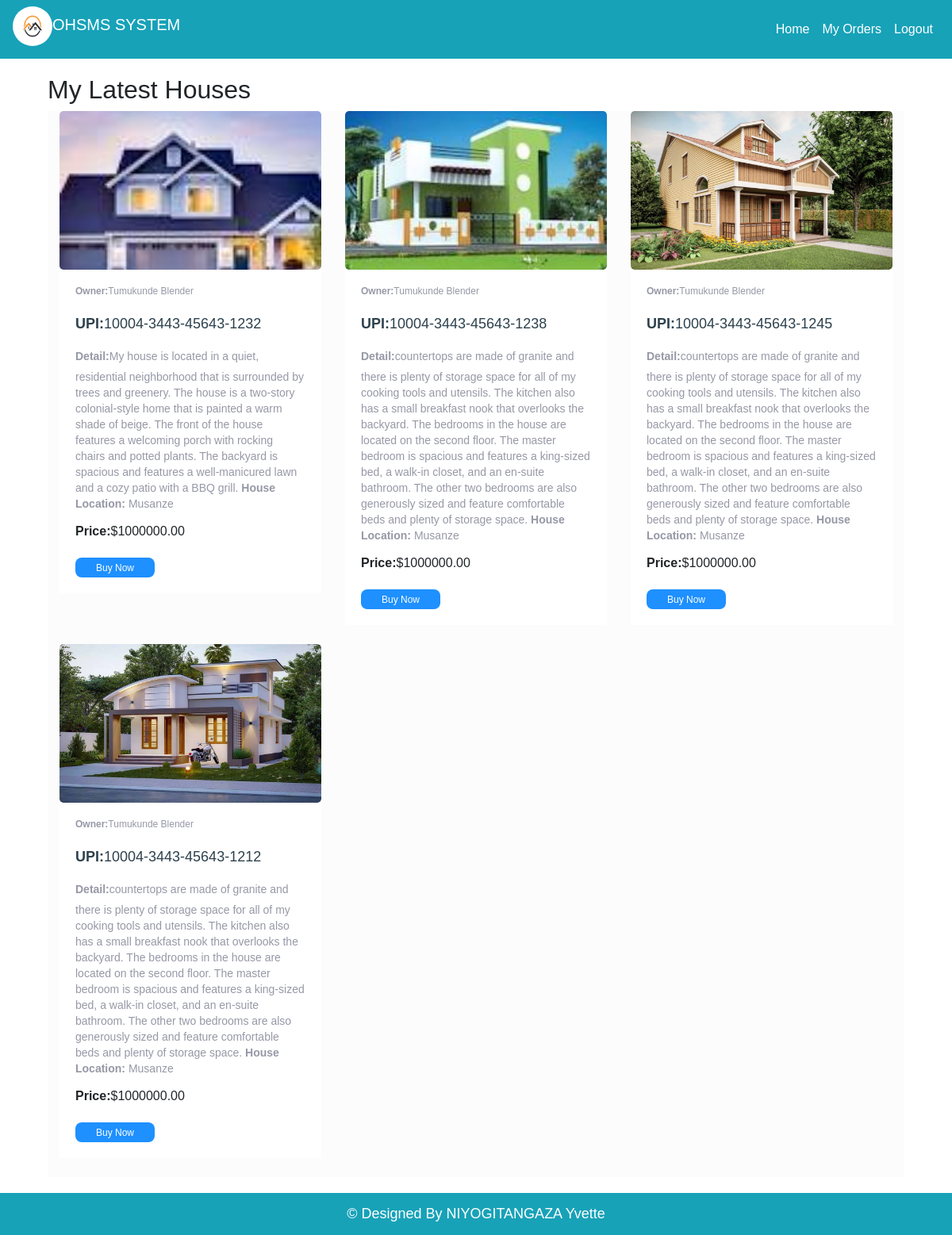
Screenshot of /Buyer/index.php (signed in) with the database file from the repository.
### tables this page shows
CREATE TABLE `house` (
  `id` int(11) NOT NULL,
  `upiNumber` varchar(100) NOT NULL,
  `description` text DEFAULT NULL,
  `price` decimal(10,2) NOT NULL,
  `location` varchar(100) NOT NULL,
  `sellerId` int(11) DEFAULT NULL,
  `pic` text DEFAULT NULL,
  `date_done` date NOT NULL DEFAULT current_timestamp(),
  `status` varchar(20) DEFAULT 'Available'
);

CREATE TABLE `user` (
  `id` int(11) NOT NULL,
  `name` varchar(100) NOT NULL,
  `email` varchar(100) NOT NULL,
  `mobileNumber` varchar(20) NOT NULL,
  `securityQuestion` varchar(255) NOT NULL,
  `answer` varchar(255) NOT NULL,
  `password` varchar(100) NOT NULL,
  `address` varchar(255) NOT NULL,
  `city` varchar(50) NOT NULL,
  `state` varchar(50) NOT NULL,
  `country` varchar(50) NOT NULL,
  `role` varchar(30) NOT NULL DEFAULT 'buyer',
  `date_done` date NOT NULL DEFAULT current_timestamp(),
  `status` varchar(20) DEFAULT 'Active'
);

### Administrator/ohsms.php (called while the page is built, shortened)
<?php
class OHSMS {
    public static function getAvailableHouses() {
        $conn = getDBConnection();
        $stmt = $conn->prepare("SELECT *,house.id as house_id FROM house,user WHERE house.sellerId=user.id and house.status = 'Available' group by house.id");
        $stmt->execute();
        $houses = array();
        while ($row = $stmt->fetch(PDO::FETCH_ASSOC)) {
            $houses[] = $row;
        }
        return $houses;
    }
}
?>

### Buyer/index.php (the view, shortened to what this page needs)
<?php
include 'header.php';
$houses = OHSMS::getAvailableHouses();
?>
<div class="about-section">
  <div class="section-title">
    <h2>My Latest Houses</h2>
  </div>
  <section id="Blog" class="container">
    <div class="row">
      <?php
      $count = 0;
      foreach ($houses as $house) {
        if ($count % 3 == 0) {
          echo '</div><div class="row">';
        }
        ?>
        <div class="col-md-4 mb-4">
          <div class="blog">
            <div class="blog_image" style="width: 100%; height: 200px; overflow: hidden;">
              <?php if (file_exists("../Administrator/" . $house['pic'])) : ?>
                <img src="<?php echo "../Administrator/" . $house['pic']; ?>" class="img-fluid rounded" style="width: 100%; height: 100%; object-fit: cover;" alt="Blog" />
              <?php else : ?>
                <div style="height: 100%; background-color: #ccc;"></div>
              <?php endif; ?>
            </div>
            <div class="blog_body">
              <div>
                <p class="author"><label><b>Owner: </b></label><?php echo $house['name']; ?></p>
              </div>
              <div>
                <h3 class="blog_title"><label><b>UPI: </b></label><?php echo $house['upiNumber']; ?></h3>
              </div>
              <div>
                <p class="blog_desc"><label><b>Detail: </b></label><?php echo $house['description']; ?> <b>House Location: </b><?php echo $house['location']; ?></p>
              </div>
              <div>
                <p class="price"><label><b>Price: </b></label><?php echo "$" . $house['price']; ?></p>
              </div>
              <div class="d-flex justify-content-between align-items-center">
                <button class="btn btn-primary btn-sm" data-toggle="modal" data-target="#buyModal<?php echo $house['house_id']; ?>" style="height: 25px; padding: 2px; font-size: 12px; width:100px; margin-top: 0px;">Buy Now</button>
              </div>
            </div>
          </div>
        </div>
      <?php
        $count++;
      }
      ?>
    </div>
  </section>
</div>
<?php include 'footer.php'; ?>

### style.css (style rules this page uses)
* { padding: 0; margin: 0; box-sizing: border-box; list-style: none; font-family: "Poppins", sans-serif; line-height: normal; }
:root { --black: #000000e6; --blue: dodgerblue; --gray: #eae2e2; --white: #fff; --lighterblack: #ffffff14; }
html { scroll-behavior: smooth; }
.btn { padding: 16px 20px; color: white; background-color: dodgerblue; border-radius: 8px; border: 0; outline: 0; }
.about-section { padding: 20px 5%; }
#Blog { background: hsla(0, 0%, 98%, 0.662); }
.blog_image { height: 40%; border-radius: 5px; overflow: hidden; }
.blog_image img { width: 100%; height: 100%; object-fit: cover; background-position: center; }
.blog_body { padding: 20px; background-color: white; }
.blog_body .author { font-size: 12px; font-weight: 400; color: hsl(233, 8%, 62%); }
.blog_title { font-size: 18px; color: hsl(203, 26%, 24%); font-weight: 400; margin: 12px 0; transition: color 0.4s ease-in-out; }
.blog_desc { color: hsl(233, 8%, 62%); font-size: 14px; font-weight: 400; line-height: 20px; }

### rows the page displays
house: pic (picture), user.name "Tumukunde Blender", upiNumber "10004-3443-45643-1232", description "My house is located in a quiet, residential neighborhood that is surrounded by trees and greenery. The house is a two-story colonial-style home that is painted a warm shade of beige. The front of the house features a welcoming porch with rocking chairs and potted plants. The backyard is spacious and features a well-manicured lawn and a cozy patio with a BBQ grill.", location "Musanze", price "1000000.00"
house: pic (picture), user.name "Tumukunde Blender", upiNumber "10004-3443-45643-1238", description "countertops are made of granite and there is plenty of storage space for all of my cooking tools and utensils. The kitchen also has a small breakfast nook that overlooks the backyard. The bedrooms in the house are located on the second floor. The master bedroom is spacious and features a king-sized bed, a walk-in closet, and an en-suite bathroom. The other two bedrooms are also generously sized and feature comfortable beds and plenty of storage space.", location "Musanze", price "1000000.00"
house: pic (picture), user.name "Tumukunde Blender", upiNumber "10004-3443-45643-1245", description "countertops are made of granite and there is plenty of storage space for all of my cooking tools and utensils. The kitchen also has a small breakfast nook that overlooks the backyard. The bedrooms in the house are located on the second floor. The master bedroom is spacious and features a king-sized bed, a walk-in closet, and an en-suite bathroom. The other two bedrooms are also generously sized and feature comfortable beds and plenty of storage space.", location "Musanze", price "1000000.00"
house: pic (picture), user.name "Tumukunde Blender", upiNumber "10004-3443-45643-1212", description "countertops are made of granite and there is plenty of storage space for all of my cooking tools and utensils. The kitchen also has a small breakfast nook that overlooks the backyard. The bedrooms in the house are located on the second floor. The master bedroom is spacious and features a king-sized bed, a walk-in closet, and an en-suite bathroom. The other two bedrooms are also generously sized and feature comfortable beds and plenty of storage space.", location "Musanze", price "1000000.00"
